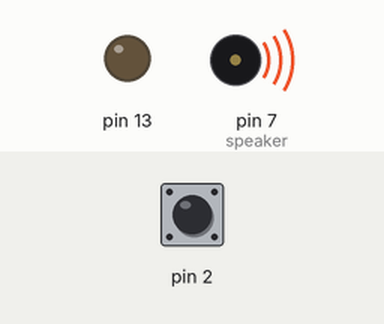
Recording of a sketch running on a simulated Arduino Uno, built with avr-gcc and run on an emulated ATmega328P. Shown: output pins drawn as LEDs (lit = HIGH), buzzer (waves = sounding). The inputs (shaded band) are chosen by the test bench; at power-on: pin 2 HIGH.

Above: at 1.2 s.
1.3 s: pin 2 pulled LOW for 0.15 s
At 1.8 s:
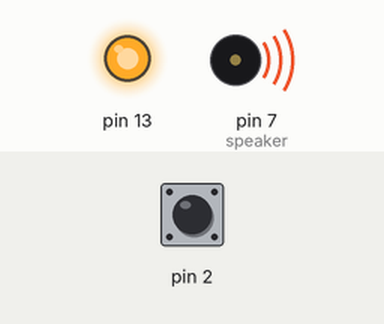
4.4 s: pin 2 pulled LOW for 1 s
At 5.3 s:
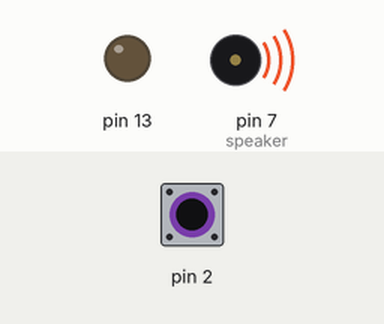
8.4 s: pin 2 pulled LOW for 3.2 s
At 9.6 s:
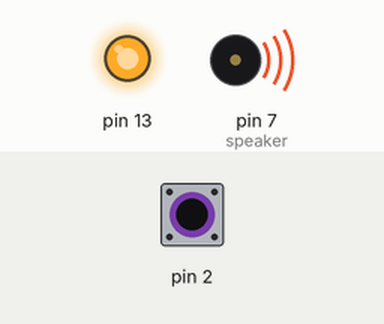
Timing chart, 0 to 19.5 s (numbered marks = the images above; inputs shaded):
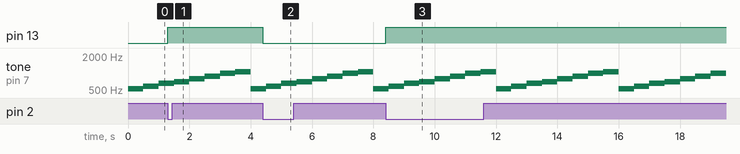

The sketch:

interrupt_music__attachInterrupt.ino
```cpp
//中斷 0 assign interrupt 0
const int speaker=7;
const int toneTable[8]={523,587,659,694,784,880,988,1046};
volatile bool bLED=0; //中斷法不能用參數故要用全域變數 //volatile(會被改變的)
int keyOn=0;

void setup()
{
  pinMode(2, INPUT_PULLUP);
  pinMode(13, OUTPUT);
  attachInterrupt(0, isr, FALLING); //assign int0
}

void loop()
{
  for(int i=0;i<8;i++)
  {
    tone(speaker,toneTable[i]);
    delay(500);
  }
  noTone(speaker);

//  keyOn = digitalRead(2);
//  if (keyOn)
//  {
//    bLED = !bLED;
//    digitalWrite(13, bLED);
//  }
}

void isr()
{
    bLED = !bLED;
    digitalWrite(13, bLED);
}

/*
//中斷 1 //assign interrupt 1
const int speaker=7;
const int toneTable[8]={523,587,659,694,784,880,988,1046};
volatile bool bLED=0;
int keyOn=0;

void setup()
{
  pinMode(3, INPUT_PULLUP);
  pinMode(13, OUTPUT);
  attachInterrupt(1, isr, FALLING); //assign int1
}

void loop()
{
  for(int i=0;i<8;i++)
  {
    tone(speaker,toneTable[i]);
    delay(500);
  }
  noTone(speaker);

//  keyOn = digitalRead(2);
//  if (keyOn)
//  {
//    bLED = !bLED;
//    digitalWrite(13, bLED);
//  }
}

void isr()
{
    bLED = !bLED;
    digitalWrite(13, bLED);
}
*/
```

Measured:
- after the input at 1.3 s, pin 13: LOW → HIGH at once
- after the input at 4.4 s, pin 13: HIGH → LOW at once
- after the input at 8.4 s, pin 13: LOW → HIGH at once
- by itself, tone on pin 7 (speaker): repeats every 4.0 s: 659 Hz 0.50 s, 694 Hz 0.50 s, 784 Hz 0.50 s, 880 Hz 0.50 s, 988 Hz 0.50 s, 1046 Hz 0.50 s, 523 Hz 0.50 s, 587 Hz 0.50 s
